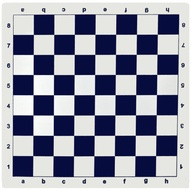
#> input picture flat_chessboard.jpg, 191 x 191 px, shrunk from 500 x 500 before the run
$ jupyter execute CornerDetection.ipynb
#> lines starting #> are read from the running program, lines starting #| are printed output that depends on the picture
[cell 1]
import cv2
import numpy as np
import matplotlib.pyplot as plt


flat_chess = cv2.imread('flat_chessboard.jpg')
#> flat_chess is the input picture: shape (191, 191, 3); mean B, G, R 166.1, 149.9, 147.5
flat_chess = cv2.cvtColor(flat_chess,cv2.COLOR_BGR2RGB)

plt.imshow(flat_chess)

[cell 2]
gray_flat_chess = cv2.cvtColor(flat_chess,cv2.COLOR_BGR2GRAY)
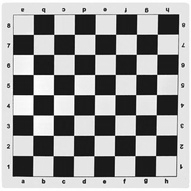
#> gray_flat_chess: shape (191, 191); min 8, max 255, mean 154.4
plt.imshow(gray_flat_chess,cmap='gray')

[cell 3]
real_chess = cv2.imread('real_chessboard.jpg')
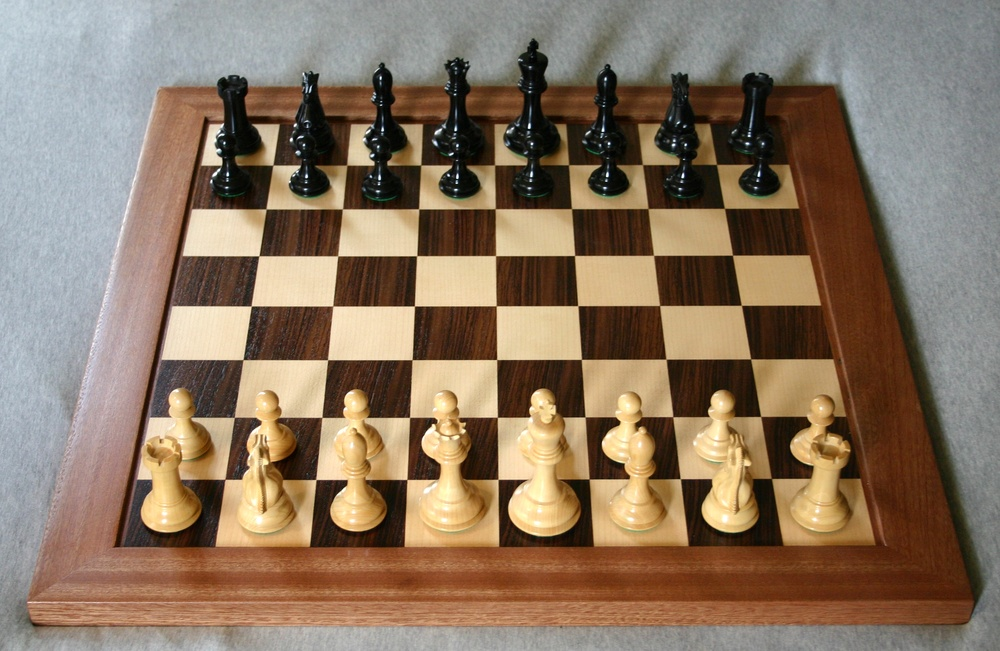
#> input picture real_chessboard.jpg, 1000 x 651 px, shrunk from 2611 x 1699 before the run
#> real_chess is the input picture: shape (651, 1000, 3); mean B, G, R 97.9, 117.7, 137.6
real_chess = cv2.cvtColor(real_chess,cv2.COLOR_BGR2RGB)
plt.imshow(real_chess)

[cell 4]
gray_real_chess = cv2.cvtColor(real_chess,cv2.COLOR_BGR2GRAY)
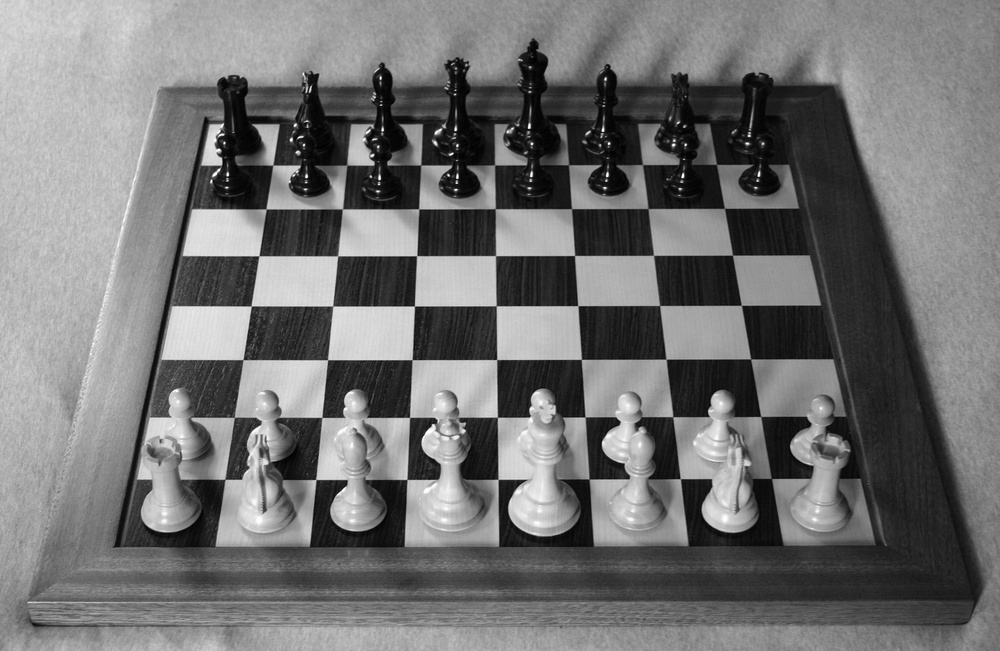
#> gray_real_chess: shape (651, 1000); min 0, max 255, mean 114
plt.imshow(gray_real_chess,cmap='gray')

[cell 5]
gray = np.float32(gray_flat_chess)

[cell 6]
dst = cv2.cornerHarris(src = gray,blockSize=2,ksize=3,k=0.04)
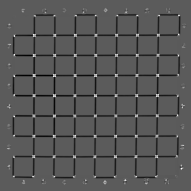
#> dst: shape (191, 191) float32; min -82050032, max 146871088, mean -4015196; drawn with min black and max white

[cell 7]
dst = cv2.dilate(dst,None)
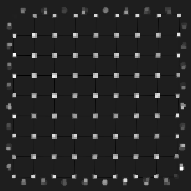
#> dst: shape (191, 191) float32; min -19952312, max 146871088, mean 5054394.5; drawn with min black and max white

[cell 8]
flat_chess[dst>0.01*dst.max()] = [255,0,0]
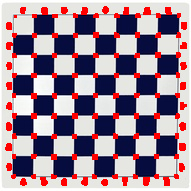
#> flat_chess: shape (191, 191, 3); mean R, G, B 157.7, 134, 148.9

[cell 9]
plt.imshow(flat_chess)

[cell 10]
gray = np.float32(gray_real_chess)
#> gray: shape (651, 1000) float32
dst = cv2.cornerHarris(src=gray,blockSize=2,ksize=3,k=0.04)
#> dst: shape (651, 1000) float32

[cell 11]
dst = cv2.dilate(dst,None)
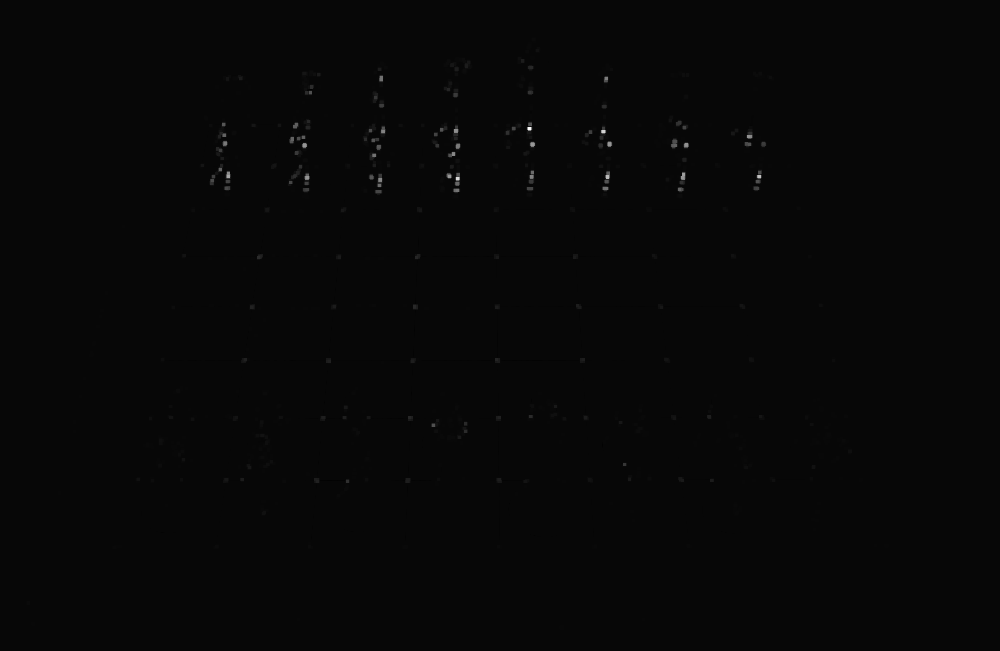
#> dst: shape (651, 1000) float32; min -8223301, max 260448208, mean 298994.1; drawn with min black and max white

[cell 12]
real_chess[dst>0.01*dst.max()] = [255,0,0]
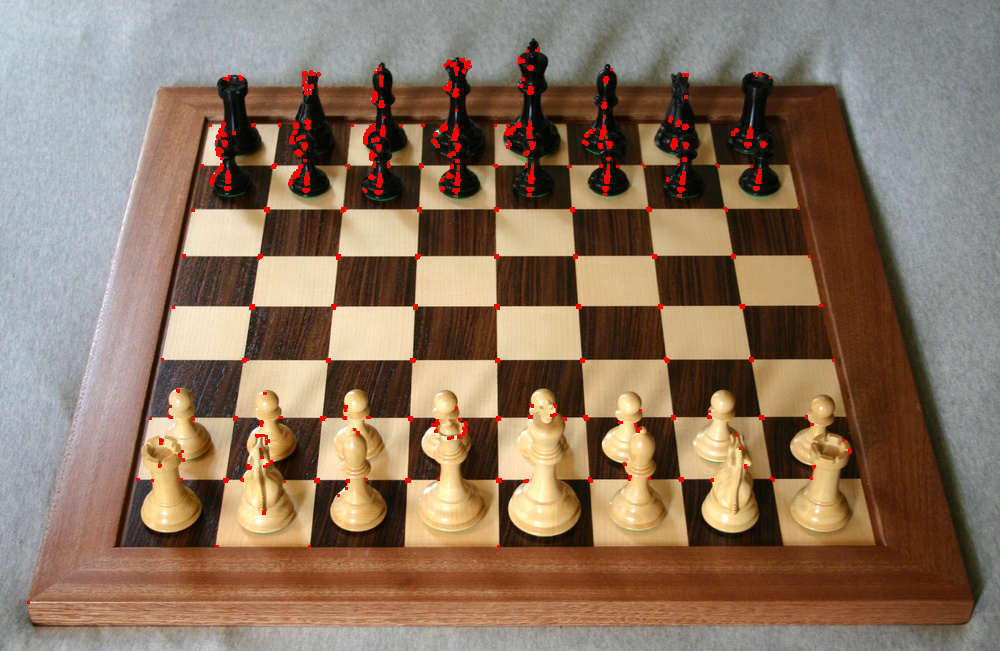
#> real_chess: shape (651, 1000, 3); mean R, G, B 139.4, 116.6, 97
plt.imshow(real_chess)
